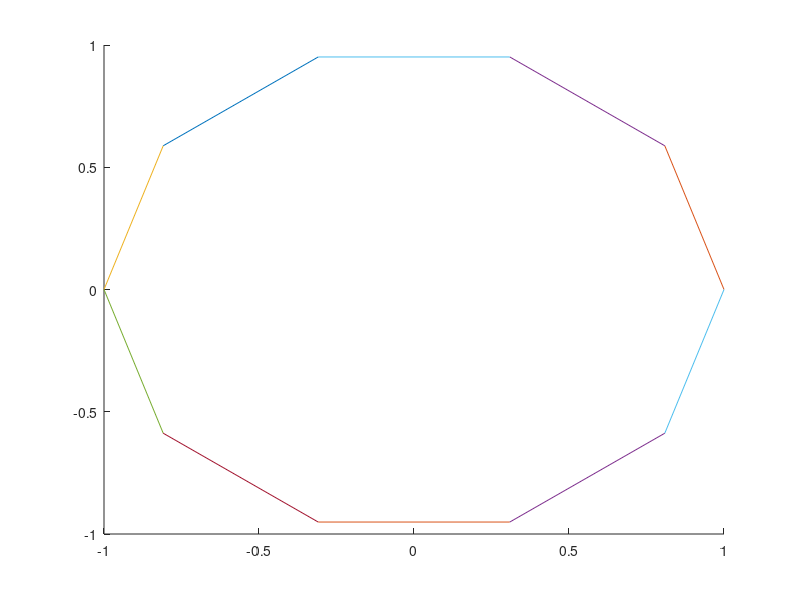

Source code (MATLAB):
clear all
close all
clc


i = 0;
lados = 10;
radianos = (2*pi)/lados;
x = [0:radianos:2*pi];
M = [cos(x) -sin(x);sin(x) cos(x)];
while i < lados
    i = i + 1;
    hold on 
    plot([0 0],[0 0],[M(1, i) M(1, i+1)] ,[M(2, i) M(2, i+1)], '-');   
end